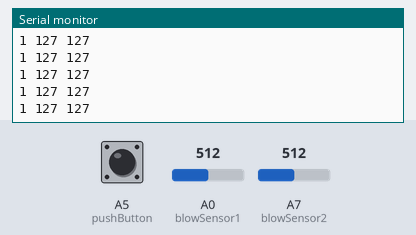
Simulated run of this sketch. Board: Arduino Nano, built with avr-gcc and run on an emulated ATmega328P. Shown: the last lines printed to the serial monitor. The inputs (shaded band) are chosen by the test bench; at power-on: A7 (blowSensor2) = 512, A0 (blowSensor1) = 512, A5 (pushButton) HIGH.

Above: at 9.8 s.
9.9 s: A7 (blowSensor2) set to 414
At 9.92 s:
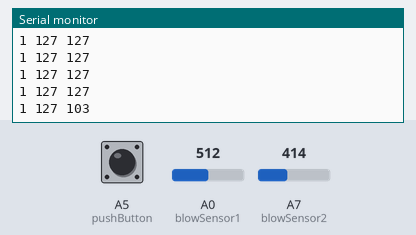
11.4 s: A7 (blowSensor2) set to 393
At 11.44 s:
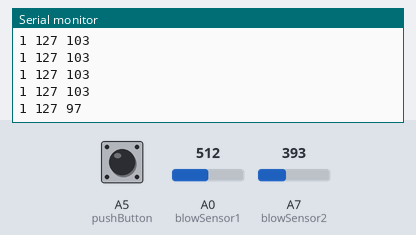
Timing chart, 0 to 13.9 s (numbered marks = the images above; inputs shaded):
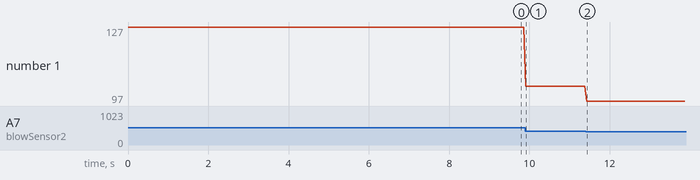

The sketch:

blow-that-cockroach-interactive-game.ino
```cpp
int blowSensor1 = A0;
int sensorReading1 = 0;
int blowSensor2 = A7;
int sensorReading2 = 0;

int pushButton = A5; // choose the pin for the button


void setup() {
  Serial.begin(9600);

  pinMode(pushButton, INPUT_PULLUP);
}

void loop() {

 // read the input pin:
  int buttonState = digitalRead(pushButton);
  // print out the state of the button:


  sensorReading1 = analogRead(blowSensor1);
  byte byteToSend1 = map(sensorReading1, 0, 1023, 0, 255);

  sensorReading2 = analogRead(blowSensor2);
  byte byteToSend2 = map(sensorReading2, 0, 1023, 0, 255);

  String combined = String(buttonState) + ' ' + String(byteToSend1) + ' ' + String(byteToSend2);
  Serial.println(combined);

  delay(50);

}
```

Measured:
- after the input at 9.9 s, the serial monitor: prints a new line at once (image 1)
- after the input at 11.4 s, the serial monitor: prints a new line at once (image 2)
- plotted number 1: 127 → 103 after the input at 9.9 s, 103 → 97 after the input at 11.4 s
